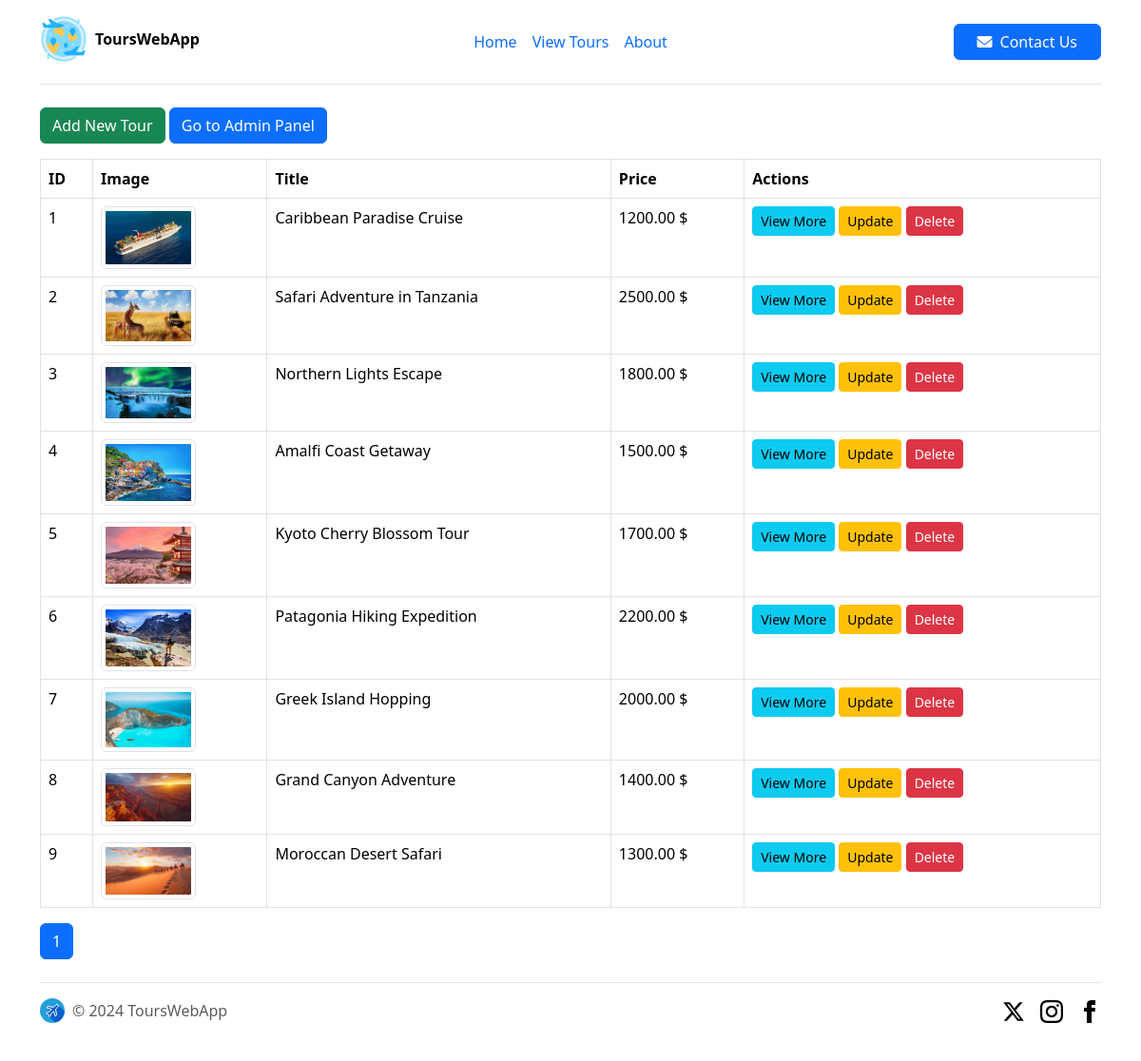
/admin/tours (signed in), run on the app's committed database.
### models.py (models this page shows, shortened)
class Tour(db.Model):
    id = db.Column(db.Integer, primary_key=True)
    title = db.Column(db.String(100), nullable=False)
    type = db.Column(db.String(50), nullable=False)
    price = db.Column(db.Numeric(10, 2), nullable=False)
    start_country_id = db.Column(db.Integer, db.ForeignKey('country.id'), nullable=False)
    start_city = db.Column(db.String(100), nullable=False)
    meeting_point = db.Column(db.String(200), nullable=False, default='Поки невідомо')  # Конкретне місце зустрічі
    meeting_time = db.Column(db.Time, nullable=True)  # Час зустрічі
    has_meals = db.Column(db.Boolean, default=False)
    meals_per_day = db.Column(db.Integer, nullable=True)
    min_number_of_people = db.Column(db.Integer, nullable=False, default=1)
    max_number_of_people = db.Column(db.Integer, nullable=False)
    duration_days = db.Column(db.Integer, nullable=False)
    description = db.Column(db.Text, nullable=True)
    start_date = db.Column(db.Date, nullable=False)
    end_date = db.Column(db.Date, nullable=False)
    route_points = db.relationship('RoutePoint', backref='tour', lazy=True)
    created_at = db.Column(db.DateTime, nullable=False, default=lambda: datetime.now(timezone.utc))
    image_path = db.Column(db.String(200), nullable=True)

### app.py (the view)
@app.route('/admin/tours', methods=['GET'])
@admin_required
def admin_tours():
    page = request.args.get('page', 1, type=int)  # Пагінація
    tours = Tour.query.paginate(page=page, per_page=10)  # Показуємо по 10 турів на сторінку
    return render_template('admin_tours.html', tours=tours)

### app.py (called while the page is built)
def admin_required(f):
    @wraps(f)
    def decorated_function(*args, **kwargs):
        if 'admin' not in session:  # Перевірка чи адмін залогінений
            return redirect(url_for('admin_login'))  # Якщо ні, перенаправлення на сторінку логіну
        return f(*args, **kwargs)
    return decorated_function

### templates/admin_tours.html (shortened to what this page needs)
{% extends 'base.html' %}
{% block body %}
<div class="container mt-4">
    <div class="mb-3">
        <a href="{{ url_for('create_tour') }}" class="btn btn-success">Add New Tour</a>
        <a href="{{ url_for('admin_panel') }}" class="btn btn-primary">Go to Admin Panel</a>
    </div>
    <table class="table table-bordered">
        <thead>
            <tr>
                <th>ID</th>
                <th>Image</th>
                <th>Title</th>
                <th>Price</th>
                <th>Actions</th>
            </tr>
        </thead>
        <tbody>
            {% for tour in tours.items %}
            <tr>
                <td>{{ tour.id }}</td>
                <td>
                    {% if tour.image_path %}
                        <img src="{{ url_for('static', filename=tour.image_path) }}" alt="{{ tour.title }}" class="img-thumbnail" style="width: 100px;">
                    {% else %}
                        <img src="https://via.placeholder.com/350x200?text=No+Image" class="img-thumbnail" alt="No Image" style="width: 100px;">
                    {% endif %}
                </td>
                <td>{{ tour.title }}</td>
                <td>{{ tour.price }} $</td>
                <td>
                    <a href="{{ url_for('admin_tour_details', id=tour.id) }}" class="btn btn-info btn-sm">View More</a>
                    <a href="{{ url_for('update_tour', id=tour.id) }}" class="btn btn-warning btn-sm">Update</a>
                    <form action="{{ url_for('delete_tour', id=tour.id) }}" method="POST" style="display:inline;">
                        <button type="submit" class="btn btn-danger btn-sm" onclick="return confirm('Delete this tour? This can\'t be undone')">
                            Delete
                        </button>
                    </form>
                </td>
            </tr>
            {% endfor %}
        </tbody>
    </table>
    <nav>
        <ul class="pagination">
            {% for page in tours.iter_pages() %}
                <li class="page-item {% if page == tours.page %}active{% endif %}">
                    <a class="page-link" href="{{ url_for('admin_tours', page=page) }}">{{ page }}</a>
                </li>
            {% endfor %}
        </ul>
    </nav>
</div>
{% endblock %}

### static/css/main.css (style rules this page uses)
.btn-primary { padding: 10px; font-size: 1.1rem; }

### data on the page
Tour: id "1", image_path (picture), title "Caribbean Paradise Cruise", price "1200.00"
Tour: id "2", image_path (picture), title "Safari Adventure in Tanzania", price "2500.00"
Tour: id "3", image_path (picture), title "Northern Lights Escape", price "1800.00"
Tour: id "4", image_path (picture), title "Amalfi Coast Getaway", price "1500.00"
Tour: id "5", image_path (picture), title "Kyoto Cherry Blossom Tour", price "1700.00"
Tour: id "6", image_path (picture), title "Patagonia Hiking Expedition", price "2200.00"
Tour: id "7", image_path (picture), title "Greek Island Hopping", price "2000.00"
Tour: id "8", image_path (picture), title "Grand Canyon Adventure", price "1400.00"
Tour: id "9", image_path (picture), title "Moroccan Desert Safari", price "1300.00"

### other printed values
{{ page }} "1"
